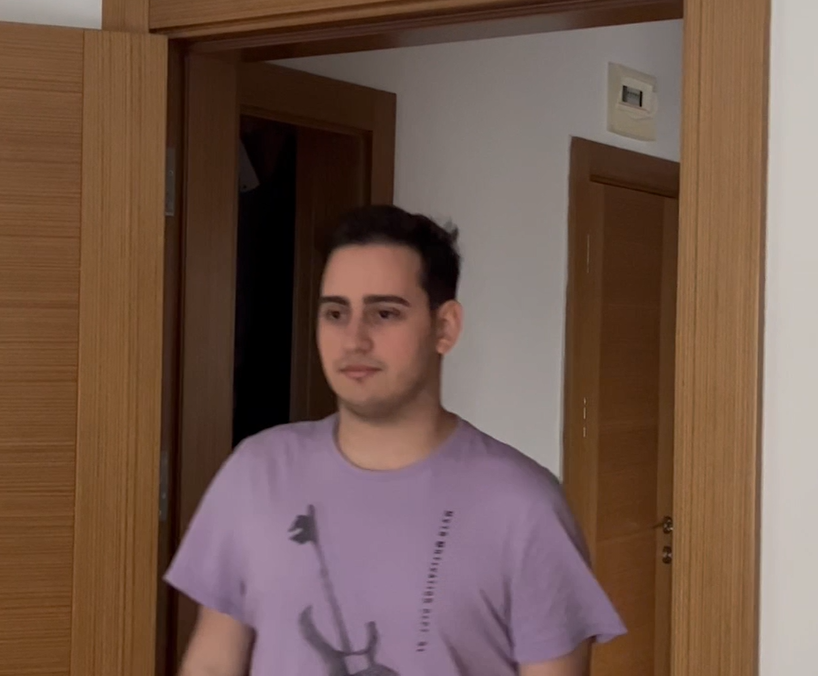
#> input picture comp_vision/opencv-face-recognition-python-master/test-data/test1.jpg, 818 x 676 px
$ python human-counting-project-code.py --video ../../comp_vision/opencv-face-recognition-python-master/test-data/test1.jpg --image ../../comp_vision/opencv-face-recognition-python-master/test-data/test2.jpg
#> lines starting #> are read from the running program, lines starting #| are printed output that depends on the picture
#> in detectByPathVideo, frame is the input picture: shape (676, 818, 3); mean B, G, R 76.3, 88.3, 114
import cv2
import imutils
import numpy as np
import argparse

def detect(frame):
    bounding_box_coordinates, weights = HOGCV.detectMultiScale(frame, winStride=(4, 4), padding=(8, 8), scale=1.03)
#> bounding_box_coordinates = (); weights = ()

    person = 1
    for x,y,w,h in bounding_box_coordinates:
        cv2.rectangle(frame, (x,y), (x+w,y+h), (0,255,0), 2)
        cv2.putText(frame, f'person {person}', (x,y), cv2.FONT_HERSHEY_SIMPLEX, 0.5, (0,0,255), 1)
        person += 1
#> this loop made 0 passes
#> after the loop, person = 1

    cv2.putText(frame, 'Status : Detecting ', (40,40), cv2.FONT_HERSHEY_DUPLEX, 0.8, (255,0,0), 2)
    cv2.putText(frame, f'Total Persons : {person-1}', (40,70), cv2.FONT_HERSHEY_DUPLEX, 0.8, (255,0,0), 2)
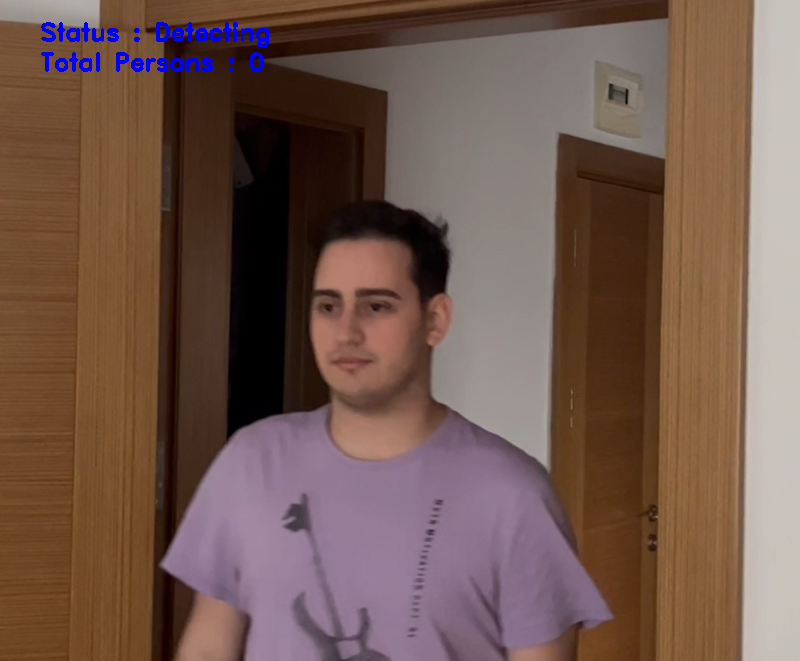
#> frame: shape (661, 800, 3); mean B, G, R 77.7, 87.9, 113.4
    cv2.imshow('output', frame)

    return frame

def detectByPathVideo(path, writer):

    video = cv2.VideoCapture(path)
    check, frame = video.read()
    if not check:
        print('Video Not Found. Please Enter a Valid Path (Full path of Video Should be Provided).')
        return

    print('Detecting people...')
    while video.isOpened():
        # check is True if reading was successful
        check, frame = video.read()

        if check:
            frame = imutils.resize(frame, width=min(800,frame.shape[1]))
            frame = detect(frame)

            if writer is not None:
                writer.write(frame)

            key = cv2.waitKey(1)
#> (key q is pressed here)
            if key == ord('q'):
                break
        else:
            break
    video.release()
    cv2.destroyAllWindows()

def detectByCamera(writer):
    video = cv2.VideoCapture(0)
    print('Detecting people...')

    while True:
        check, frame = video.read()

        frame = detect(frame)
        if writer is not None:
            writer.write(frame)

        key = cv2.waitKey(1)
        if key == ord('q'):
                break

    video.release()
    cv2.destroyAllWindows()

def detectByPathImage(path, output_path):
    image = cv2.imread(path)

    image = imutils.resize(image, width = min(800, image.shape[1]))

    result_image = detect(image)

    if output_path is not None:
        cv2.imwrite(output_path, result_image)

    cv2.waitKey(0)
    cv2.destroyAllWindows()

def humanDetector(args):
    image_path = args["image"]
    video_path = args['video']

    if str(args["camera"]) == 'true':   #checks if camera is used or not
        camera = True
    else:
        camera = False

    writer = None
    if args['output'] is not None and image_path is None:
        writer = cv2.VideoWriter(args['output'], cv2.VideoWriter_fourcc(*'MJPG'), 60, (1920,1080))

    if camera:
        print('[INFO] Opening Web Cam.')
        detectByCamera(args['output'], writer)
    elif video_path is not None:
        print('[INFO] Opening Video from path.')
        detectByPathVideo(video_path, writer)
    elif image_path is not None:
        print('[INFO] Opening Image from path.')
        detectByPathImage(image_path, args['output'])

def argsParser():
    arg_parse = argparse.ArgumentParser()
    arg_parse.add_argument("-v", "--video", default=None, help="path to Video File ")
    arg_parse.add_argument("-i", "--image", default=None, help="path to Image File ")
    arg_parse.add_argument("-c", "--camera", default=False, help="Set true if you want to use the camera.")
    arg_parse.add_argument("-o", "--output", type=str, help="path to optional output video file")
    args = vars(arg_parse.parse_args())

    return args

if __name__ == "__main__":
    HOGCV = cv2.HOGDescriptor()
    HOGCV.setSVMDetector(cv2.HOGDescriptor_getDefaultPeopleDetector())  # people detector

    args = argsParser()
    humanDetector(args)
